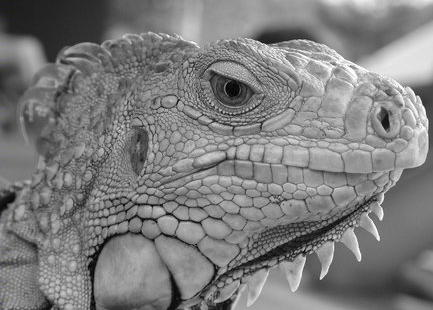
#> input picture Homework2/Part2/iguana.png, 433 x 310 px, found by its file name
$ jupyter execute --allow-errors hw2_p2.ipynb   (shell and % lines are left out)   (older library calls are emulated)
#> lines starting #> are read from the running program, lines starting #| are printed output that depends on the picture
### Homework2/200110614_郑淇晟/edge.py
import numpy as np
import queue

def conv(image, kernel):
    """ An implementation of convolution filter.

    This function uses element-wise multiplication and np.sum()
    to efficiently compute weighted sum of neighborhood at each
    pixel.

    Args:
        image: numpy array of shape (Hi, Wi).
        kernel: numpy array of shape (Hk, Wk).

    Returns:
        out: numpy array of shape (Hi, Wi).
    """
    Hi, Wi = image.shape
    Hk, Wk = kernel.shape
    out = np.zeros((Hi, Wi))

    # For this assignment, we will use edge values to pad the images.
    # Zero padding will make derivatives at the image boundary very big,
    # whereas we want to ignore the edges at the boundary.
    pad_width0 = Hk // 2
    pad_width1 = Wk // 2
    pad_width = ((pad_width0,pad_width0),(pad_width1,pad_width1))
    padded = np.pad(image, pad_width, mode='edge')

    ### YOUR CODE HERE
    my_kernel = np.flip(kernel)
    for i in range(Hi):
        for j in range(Wi):
            out[i, j] = np.sum(padded[i:i+Hk, j:j+Wk] * my_kernel)
    ### END YOUR CODE

    return out

def gaussian_kernel(size, sigma):
    """ Implementation of Gaussian Kernel.

    This function follows the gaussian kernel formula,
    and creates a kernel matrix.

    Hints:
    - Use np.pi and np.exp to compute pi and exp.

    Args:
        size: int of the size of output matrix.
        sigma: float of sigma to calculate kernel.

    Returns:
        kernel: numpy array of shape (size, size).
    """
#> called with size = 3, sigma = 1

    kernel = np.zeros((size, size))

    ### YOUR CODE HERE
    k = size // 2
    for i in range(size):
        for j in range(size):
            kernel[i, j] = 1/(2*np.pi*sigma**2)*np.exp(-((i-k)**2 + (j-k)**2) / (2*sigma**2))
    ### END YOUR CODE

    return kernel

def partial_x(img):
    """ Computes partial x-derivative of input img.

    Hints:
        - You may use the conv function in defined in this file.

    Args:
        img: numpy array of shape (H, W).
    Returns:
        out: x-derivative image.
    """

    out = None

    ### YOUR CODE HERE
    kernel = np.array([[1, 0, -1]])
    out = conv(img, kernel)/2
    ### END YOUR CODE

    return out

def partial_y(img):
    """ Computes partial y-derivative of input img.

    Hints:
        - You may use the conv function in defined in this file.

    Args:
        img: numpy array of shape (H, W).
    Returns:
        out: y-derivative image.
    """

    out = None

    ### YOUR CODE HERE
    kernel = np.array([1, 0, -1]).reshape(3, 1)
    out = conv(img, kernel)/2
    ### END YOUR CODE

    return out

def gradient(img):
    """ Returns gradient magnitude and direction of input img.

    Args:
        img: Grayscale image. Numpy array of shape (H, W).

    Returns:
        G: Magnitude of gradient at each pixel in img.
            Numpy array of shape (H, W).
        theta: Direction(in degrees, 0 <= theta < 360) of gradient
            at each pixel in img. Numpy array of shape (H, W).

    Hints:
        - Use np.sqrt and np.arctan2 to calculate square root and arctan
    """
    G = np.zeros(img.shape)
    theta = np.zeros(img.shape)

    ### YOUR CODE HERE
    Gx = partial_x(img)
    Gy = partial_y(img)
    G = np.sqrt(Gx**2 + Gy**2)
    theta = (np.rad2deg(np.arctan2(Gy, Gx)) + 180) % 360
    ### END YOUR CODE

    return G, theta

def non_maximum_suppression(G, theta):
    """ Performs non-maximum suppression.

    This function performs non-maximum suppression along the direction
    of gradient (theta) on the gradient magnitude image (G).

    Args:
        G: gradient magnitude image with shape of (H, W).
        theta: direction of gradients with shape of (H, W).

    Returns:
        out: non-maxima suppressed image.
    """
    H, W = G.shape
    out = np.zeros((H, W))

    # Round the gradient direction to the nearest 45 degrees
    theta = np.floor((theta + 22.5) / 45) * 45
    theta = (theta % 360.0).astype(np.int32)

    #print(G)
    ### BEGIN YOUR CODE
    G_padded = np.pad(G, ((1,1), (1,1)), mode="edge")
    for i in range(H):
        for j in range(W):
            angle = theta[i, j]
            if angle == 0 or angle == 180:
                out[i, j] = G[i, j] if G[i, j] >= max(G_padded[i+1, j], G_padded[i+1, j+2]) else 0
            elif angle == 45 or angle == 225:
                out[i, j] = G[i, j] if G[i, j] >= max(G_padded[i, j], G_padded[i+2, j+2]) else 0
            elif angle == 90 or angle == 270:
                out[i, j] = G[i, j] if G[i, j] >= max(G_padded[i, j+1], G_padded[i+2, j+1]) else 0
            elif angle == 135 or angle == 315:
                out[i, j] = G[i, j] if G[i, j] >= max(G_padded[i, j+2], G_padded[i+2, j]) else 0
    ### END YOUR CODE

    return out

def double_thresholding(img, high, low):
    """
    Args:
        img: numpy array of shape (H, W) representing NMS edge response.
        high: high threshold(float) for strong edges.
        low: low threshold(float) for weak edges.

    Returns:
        strong_edges: Boolean array representing strong edges.
            Strong edeges are the pixels with the values greater than
            the higher threshold.
        weak_edges: Boolean array representing weak edges.
            Weak edges are the pixels with the values smaller or equal to the
            higher threshold and greater than the lower threshold.
    """

    strong_edges = np.zeros(img.shape, dtype=np.bool)
    weak_edges = np.zeros(img.shape, dtype=np.bool)

    ### YOUR CODE HERE
    strong_edges = img > high
    weak_edges = (img <= high) & (img > low)
    ### END YOUR CODE

    return strong_edges, weak_edges


def get_neighbors(y, x, H, W):
    """ Return indices of valid neighbors of (y, x).

    Return indices of all the valid neighbors of (y, x) in an array of
    shape (H, W). An index (i, j) of a valid neighbor should satisfy
    the following:
        1. i >= 0 and i < H
        2. j >= 0 and j < W
        3. (i, j) != (y, x)

    Args:
        y, x: location of the pixel.
        H, W: size of the image.
    Returns:
        neighbors: list of indices of neighboring pixels [(i, j)].
    """
    neighbors = []

    for i in (y-1, y, y+1):
        for j in (x-1, x, x+1):
            if i >= 0 and i < H and j >= 0 and j < W:
                if (i == y and j == x):
                    continue
                neighbors.append((i, j))

    return neighbors

def link_edges(strong_edges, weak_edges):
    """ Find weak edges connected to strong edges and link them.

    Iterate over each pixel in strong_edges and perform breadth first
    search across the connected pixels in weak_edges to link them.
    Here we consider a pixel (a, b) is connected to a pixel (c, d)
    if (a, b) is one of the eight neighboring pixels of (c, d).

    Args:
        strong_edges: binary image of shape (H, W).
        weak_edges: binary image of shape (H, W).

    Returns:
        edges: numpy boolean array of shape(H, W).
    """

    H, W = strong_edges.shape
    indices = np.stack(np.nonzero(strong_edges)).T
    edges = np.zeros((H, W), dtype=np.bool)

    # Make new instances of arguments to leave the original
    # references intact
    weak_edges = np.copy(weak_edges)
    edges = np.copy(strong_edges)

    ### YOUR CODE HERE
    q = queue.Queue()
    for i, j in indices:
        q.put((i, j))
        while q.qsize() > 0:
            a, b = q.get()
            neighbors = get_neighbors(a, b, H, W)
            for y, x in neighbors:
                if weak_edges[y, x]:
                    q.put((y, x))
                    edges[y, x] = True
                    weak_edges[y, x] = False
    ### END YOUR CODE

    return edges

def canny(img, kernel_size=5, sigma=1.4, high=20, low=15):
    """ Implement canny edge detector by calling functions above.

    Args:
        img: binary image of shape (H, W).
        kernel_size: int of size for kernel matrix.
        sigma: float for calculating kernel.
        high: high threshold for strong edges.
        low: low threashold for weak edges.
    Returns:
        edge: numpy array of shape(H, W).
    """
    ### YOUR CODE HERE
    smoothed = conv(img, gaussian_kernel(kernel_size, sigma))
    G, theta = gradient(smoothed)
    G = non_maximum_suppression(G, theta)
    strong_edges, weak_edges = double_thresholding(G, high, low)
    edge = link_edges(strong_edges, weak_edges)
    ### END YOUR CODE

    return edge

### Homework2/200110614_郑淇晟/hw2_p2.ipynb
# Homework 2 Part2
*This notebook includes both coding and written questions. Please hand in this notebook file with all the outputs and your answers to the written questions.*

This assignment covers Canny edge detector.

[cell 1]
# Setup
from __future__ import print_function

import numpy as np
import matplotlib.pyplot as plt
import matplotlib.image as mpimg
from time import time
from skimage import io

plt.rcParams['figure.figsize'] = (15.0, 12.0) # set default size of plots
plt.rcParams['image.interpolation'] = 'nearest'
plt.rcParams['image.cmap'] = 'gray'

# for auto-reloading extenrnal modules

# Canny Edge Detector
In this part, you are going to implement a Canny edge detector. The Canny edge detection algorithm can be broken down into five steps:
1. Smoothing
2. Finding gradients
3. Non-maximum suppression
4. Double thresholding
5. Edge tracking by hysterisis

### 1.1 Smoothing (10 points)
#### Implementation (5 points)
We first smooth the input image by convolving it with a Gaussian kernel. The equation for a Gaussian kernel of size $(2k+1)\times(2k+1)$ is given by:

$$h_{ij}=\frac{1}{2\pi\sigma^2}\exp{\Bigl(-\frac{(i-k)^2+(j-k)^2}{2\sigma^2}\Bigr)}, 0\leq i,j < 2k+1$$

Implement **`gaussian_kernel`** in `edge.py` and run the code below.

[cell 2]
from edge import conv, gaussian_kernel

# Define 3x3 Gaussian kernel with std = 1
kernel = gaussian_kernel(3, 1)
kernel_test = np.array(
    [[ 0.05854983, 0.09653235, 0.05854983],
     [ 0.09653235, 0.15915494, 0.09653235],
     [ 0.05854983, 0.09653235, 0.05854983]]
)

# Test Gaussian kernel
if not np.allclose(kernel, kernel_test):
    print('Incorrect values! Please check your implementation.')

Implement **`conv`** in `edge.py` and run the code below.

[cell 3]
# Test with different kernel_size and sigma
kernel_size = 5
sigma = 1.4

# Load image
img = io.imread('iguana.png', as_gray=True)

# Define 5x5 Gaussian kernel with std = sigma
kernel = gaussian_kernel(kernel_size, sigma)

# Convolve image with kernel to achieve smoothed effect
smoothed = conv(img, kernel)

plt.subplot(1,2,1)
plt.imshow(img)
plt.title('Original image')
plt.axis('off')

plt.subplot(1,2,2)
plt.imshow(smoothed)
plt.title('Smoothed image')
plt.axis('off')

plt.show()

#### Question (5 points)
What is the effect of changing kernel_size and sigma?

**Your Answer:** Write your solution in this markdown cell.

**`Answer:`** I test combinations of 4 different `kernel_size` and 3 sigma in the next cell. From the output, I find that if I fix `kernel_size`, the larger `sigma` is, the output image will be more blurry. And if I fix `sigma`, the larger `kernel_size` is, the output image will also be more blurry.

[cell 4]
for kernel_size in range(1, 8, 2):
    print(f"kernel_size:{kernel_size}")
    cnt = 1
    for sigma in [0.4, 1.4, 2.4]:
        kernel = gaussian_kernel(kernel_size, sigma)
        smooth = conv(img, kernel)
        plt.subplot(1,3,cnt)
        plt.imshow(smooth)
        plt.title(f'sigma:{sigma}')
        plt.axis('off')
        cnt += 1
    plt.show()
#> this loop made 4 passes
#> pass 1, `plt.show()`:
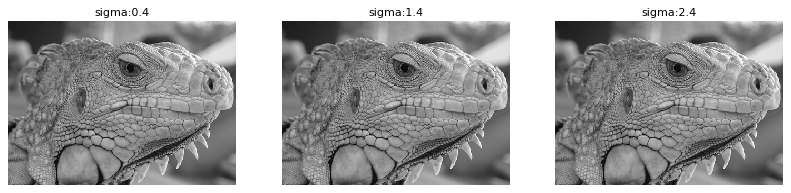
#> figure drawn by matplotlib, 3 panels

### 1.2 Finding gradients (15 points)
The gradient of a 2D scalar function $I:\mathbb{R}^2\rightarrow{\mathbb{R}}$ in Cartesian coordinate is defined by:

$$\nabla{I(x,y)}=\bigl[\frac{\partial{I}}{\partial{x}},\frac{\partial{I}}{\partial{y}}\bigr],$$

where

$$
\frac{\partial{I(x,y)}}{\partial{x}}=\lim_{\Delta{x}\to{0}}\frac{I(x+\Delta{x},y)-I(x,y)}{\Delta{x}} \\
\frac{\partial{I(x,y)}}{\partial{y}}=\lim_{\Delta{y}\to{0}}\frac{I(x,y+\Delta{y})-I(x,y)}{\Delta{y}}.
$$

In case of images, we can approximate the partial derivatives by taking differences at one pixel intervals:

$$
\frac{\partial{I(x,y)}}{\partial{x}}\approx{\frac{I(x+1,y)-I(x-1,y)}{2}} \\
\frac{\partial{I(x,y)}}{\partial{y}}\approx{\frac{I(x,y+1)-I(x,y-1)}{2}}
$$

Note that the partial derivatives can be computed by convolving the image $I$ with some appropriate kernels $D_x$ and $D_y$:

$$
\frac{\partial{I}}{\partial{x}}\approx{I*D_x}=G_x \\
\frac{\partial{I}}{\partial{y}}\approx{I*D_y}=G_y
$$

#### Implementation (5 points)
Find the kernels $D_x$ and $D_y$ and implement **`partial_x`** and **`partial_y`** using `conv` defined in `edge.py`.

*-Hint: Remeber that convolution flips the kernel.*

[cell 5]
from edge import partial_x, partial_y

# Test input
I = np.array(
    [[0, 0, 0],
     [0, 1, 0],
     [0, 0, 0]]
)

# Expected outputs
I_x_test = np.array(
    [[ 0, 0, 0],
     [ 0.5, 0, -0.5],
     [ 0, 0, 0]]
)

I_y_test = np.array(
    [[ 0, 0.5, 0],
     [ 0, 0, 0],
     [ 0, -0.5, 0]]
)

# Compute partial derivatives
I_x = partial_x(I)
I_y = partial_y(I)

# Test correctness of partial_x and partial_y
if not np.all(I_x == I_x_test):
    print('partial_x incorrect')

if not np.all(I_y == I_y_test):
    print('partial_y incorrect')

[cell 6]
# Compute partial derivatives of smoothed image
Gx = partial_x(smoothed)
#> after the loop in conv (call 16), `for i in range(Hi):`:
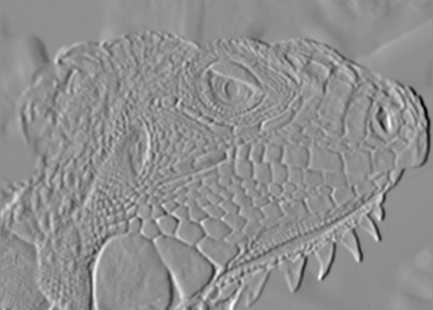
#> out: shape (310, 433) float64; min -0.311, max 0.243, mean 0.000407; drawn with min black and max white
Gy = partial_y(smoothed)
#> after the loop in conv (call 17), `for i in range(Hi):`:
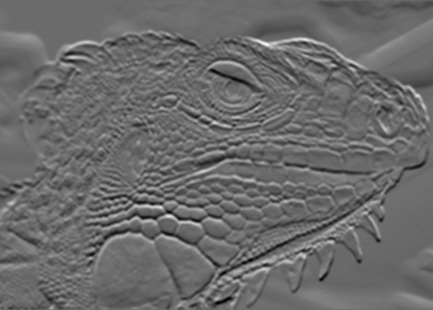
#> out: shape (310, 433) float64; min -0.224, max 0.309, mean -0.00036; drawn with min black and max white

plt.subplot(1,2,1)
plt.imshow(Gx)
plt.title('Derivative in x direction')
plt.axis('off')

plt.subplot(1,2,2)
plt.imshow(Gy)
plt.title('Derivative in y direction')
plt.axis('off')

plt.show()

#### Question (5 points)
What is the reason for performing smoothing prior to computing the gradients?

**Your Answer:** Write your solution in this markdown cell.

**`Answer:`** Smoothing can reduce noise and smooth out any irregularities. The Gaussian blur helps to eliminate small variations in pixel intensity that are not significant for edge detection.

#### Implementation (10 points)
Now, we can compute the magnitude and direction of gradient with the two partial derivatives:

$$
G = \sqrt{G_{x}^{2}+G_{y}^{2}} \\
\Theta = arctan\bigl(\frac{G_{y}}{G_{x}}\bigr)
$$

Implement **`gradient`** in `edge.py` which takes in an image and outputs $G$ and $\Theta$.

[cell 7]
from edge import gradient

G, theta = gradient(smoothed)

if not np.all(G >= 0):
    print('Magnitude of gradients should be non-negative.')

if not np.all((theta >= 0) * (theta < 360)):
    print('Direction of gradients should be in range 0 <= theta < 360')

plt.imshow(G)
plt.title('Gradient magnitude')
plt.axis('off')
plt.show()

### 1.3 Non-maximum suppression (20 points)
You should be able to see that the edges extracted from the gradient of the smoothed image are quite thick and blurry. The purpose of this step is to convert the "blurred" edges into "sharp" edges. Basically, this is done by preserving all local maxima in the gradient image and discarding everything else. The algorithm is for each pixel (x,y) in the gradient image:
1. Round the gradient direction $\Theta[y,x]$ to the nearest 45 degrees, corresponding to the use of an 8-connected neighbourhood.

2. Compare the edge strength of the current pixel with the edge strength of the pixel in the positive and negative gradient directions. For example, if the gradient direction is south (theta=90), compare with the pixels to the north and south.

3. If the edge strength of the current pixel is the largest; preserve the value of the edge strength. If not, suppress (i.e. remove) the value.

Implement **`non_maximum_suppression`** in `edge.py`.

We provide the correct output and the difference between it and your result for debugging purposes.  If you see white spots in the Difference image, you should check your implementation.

[cell 8]
from edge import non_maximum_suppression

# Test input
g = np.array(
    [[0.4, 0.5, 0.6],
     [0.3, 0.5, 0.7],
     [0.4, 0.5, 0.6]]
)

# Print out non-maximum suppressed output
# varying theta
for angle in range(0, 180, 45):
    #print('Thetas:', angle)
    t = np.ones((3, 3)) * angle # Initialize theta
    print(non_maximum_suppression(g, t))

[cell 9]
nms = non_maximum_suppression(G, theta)
#> in non_maximum_suppression (call 5), `theta = (theta % 360.0).astype(np.int32)`:
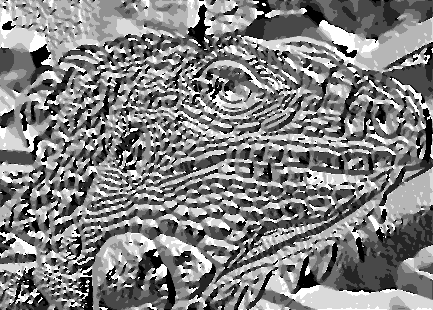
#> theta: shape (310, 433) int32; min 0, max 315, mean 160.9; drawn with min black and max white
#> in non_maximum_suppression (call 5), `G_padded = np.pad(G, ((1,1), (1,1)), mode="edge")`:
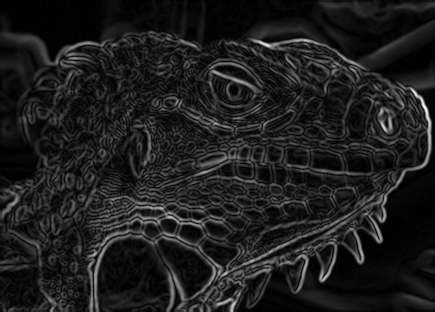
#> G_padded: shape (312, 435) float64; min 0, max 0.171, mean 0.0202; drawn with min black and max white
#> after the loop in non_maximum_suppression (call 5), `for i in range(H):`:
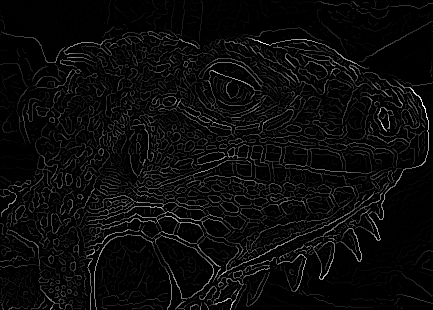
#> out: shape (310, 433) float64; min 0, max 0.171, mean 0.00729; drawn with min black and max white
plt.imshow(nms)
plt.title('Non-maximum suppressed')
plt.axis('off')
plt.show()

plt.subplot(1, 3, 1)
plt.imshow(nms)
plt.axis('off')
plt.title('Your result')

plt.subplot(1, 3, 2)
#> (the rest of this cell did not finish here and is left out)

### 1.4 Double Thresholding (20 points)

The edge-pixels remaining after the non-maximum suppression step are (still) marked with their strength pixel-by-pixel. Many of these will probably be true edges in the image, but some may be caused by noise or color variations, for instance, due to rough surfaces. The simplest way to discern between these would be to use a threshold, so that only edges stronger that a certain value would be preserved. The Canny edge detection algorithm uses double thresholding. Edge pixels stronger than the high threshold are marked as strong; edge pixels weaker than the low threshold are suppressed and edge pixels between the two thresholds are marked as weak.

Implement **`double_thresholding`** in `edge.py`

[cell 10]
from edge import double_thresholding

low_threshold = 0.02
high_threshold = 0.03

strong_edges, weak_edges = double_thresholding(nms, high_threshold, low_threshold)
#> in double_thresholding, `strong_edges = img > high`:
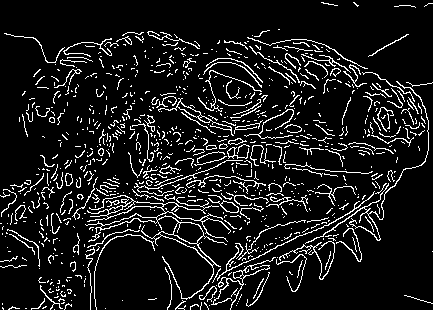
#> strong_edges: shape (310, 433) bool; 10.2% white in thin lines or dots
assert(np.sum(strong_edges & weak_edges) == 0)

edges=strong_edges * 1.0 + weak_edges * 0.5

plt.subplot(1,2,1)
plt.imshow(strong_edges)
plt.title('Strong Edges')
plt.axis('off')

plt.subplot(1,2,2)
plt.imshow(edges)
plt.title('Strong+Weak Edges')
plt.axis('off')

plt.show()

### 1.5 Edge tracking (20 points)

Strong edges are interpreted as “certain edges”, and can immediately be included in the final edge image. Consider its neighbors iteratively then declare it an 'edge pixel' if it is connected to a 'strong edge pixel' directly or via pixels between Low and High. The logic is of course that noise and other small variations are unlikely to result in a strong edge (with proper adjustment of the threshold levels). Thus strong edges will (almost) only be due to true edges in the original image. The weak edges can either be due to true edges or noise/color variations. The latter type will probably be distributed independently of edges on the entire image, and thus only a small amount will be located adjacent to strong edges. Weak edges due to true edges are much more likely to be connected directly to strong edges.

Implement **`link_edges`** in `edge.py`.

We provide the correct output and the difference between it and your result for debugging purposes.  If you see white spots in the Difference image, you should check your implementation.

[cell 11]
from edge import get_neighbors, link_edges

test_strong = np.array(
    [[1, 0, 0, 0],
     [0, 0, 0, 0],
     [0, 0, 0, 0],
     [0, 0, 0, 1]],
    dtype=np.bool
)

test_weak = np.array(
    [[0, 0, 0, 1],
     [0, 1, 0, 0],
     [1, 0, 0, 0],
     [0, 0, 1, 0]],
    dtype=np.bool
)

test_linked = link_edges(test_strong, test_weak)

plt.subplot(1, 3, 1)
plt.imshow(test_strong)
plt.title('Strong edges')

plt.subplot(1, 3, 2)
plt.imshow(test_weak)
plt.title('Weak edges')

plt.subplot(1, 3, 3)
plt.imshow(test_linked)
plt.title('Linked edges')
plt.show()
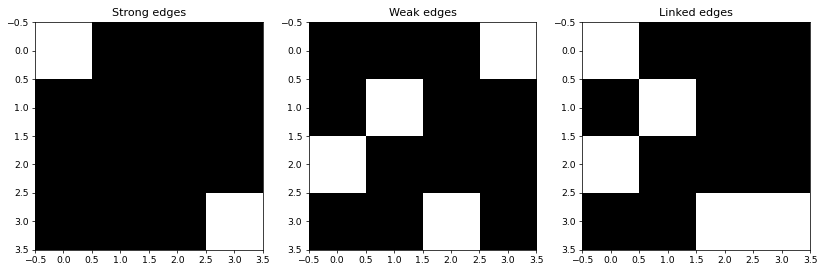
#> figure drawn by matplotlib, 3 panels

[cell 12]
edges = link_edges(strong_edges, weak_edges)
#> in link_edges (call 2), `indices = np.stack(np.nonzero(strong_edges)).T`: indices = 13670 pairs, first value 2 to 309, second value 0 to 432
#> the loop in link_edges (call 2), `for i, j in indices:` made 13670 passes
#> (i, j) on passes 1, 2, 4: (2, 321), (2, 322), (2, 353)
#> after the loop in link_edges (call 2), `for i, j in indices:`:
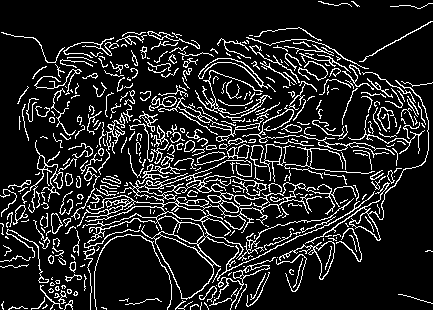
#> edges: shape (310, 433) bool; 13.6% white in thin lines or dots
#> after the loop in link_edges (call 2), `for i, j in indices:`:
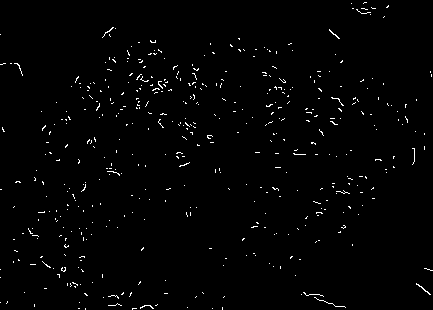
#> weak_edges: shape (310, 433) bool; 1.3% white in thin lines or dots

plt.imshow(edges)
plt.axis('off')
plt.show()

plt.subplot(1, 3, 1)
plt.imshow(edges)
plt.axis('off')
plt.title('Your result')

plt.subplot(1, 3, 2)
#> (the rest of this cell did not finish here and is left out)

### 1.6 Canny edge detector
Implement **`canny`** in `edge.py` using the functions you have implemented so far. Test edge detector with different parameters.

Here is an example of the output:

We provide the correct output and the difference between it and your result for debugging purposes.  If you see white spots in the Difference image, you should check your implementation.

[cell 13]
from edge import canny

# Load image
img = io.imread('iguana.png', as_gray=True)

# Run Canny edge detector
edges = canny(img, kernel_size=5, sigma=1.4, high=0.03, low=0.02)
print (edges.shape)
#| (310, 433)
